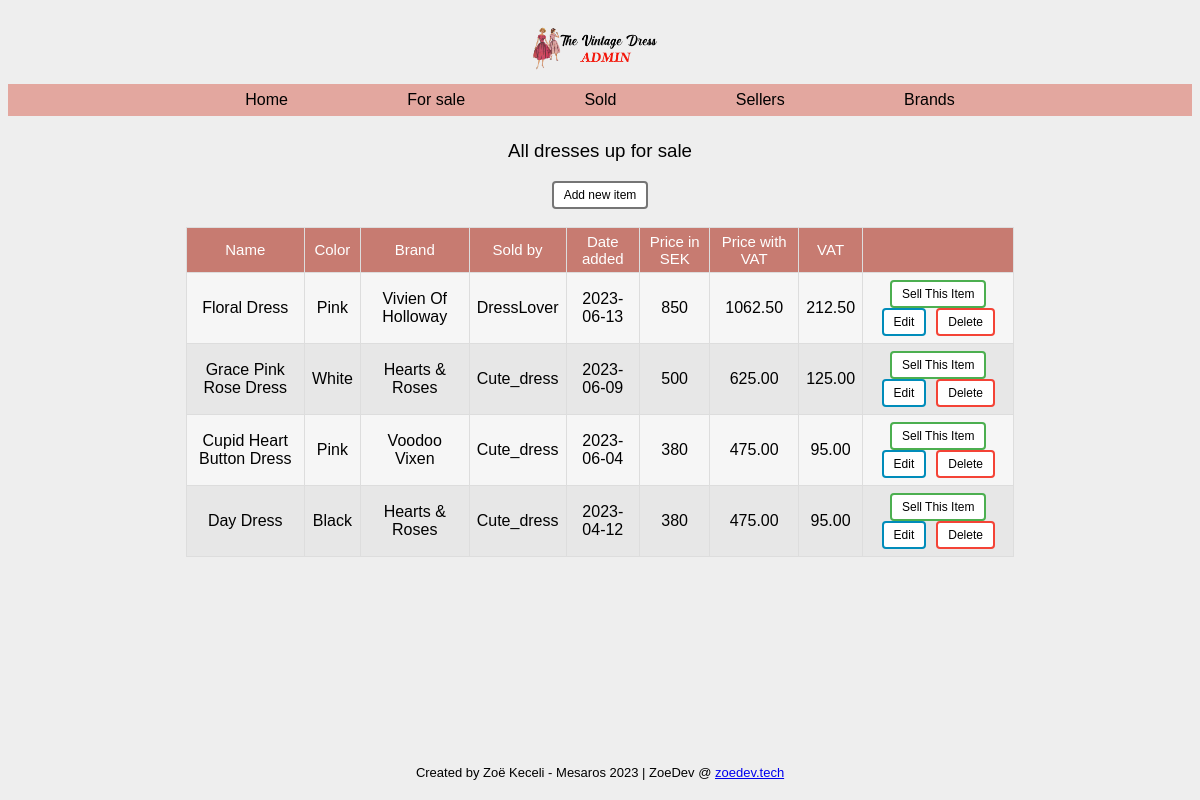
The app's page /items.php, older data.
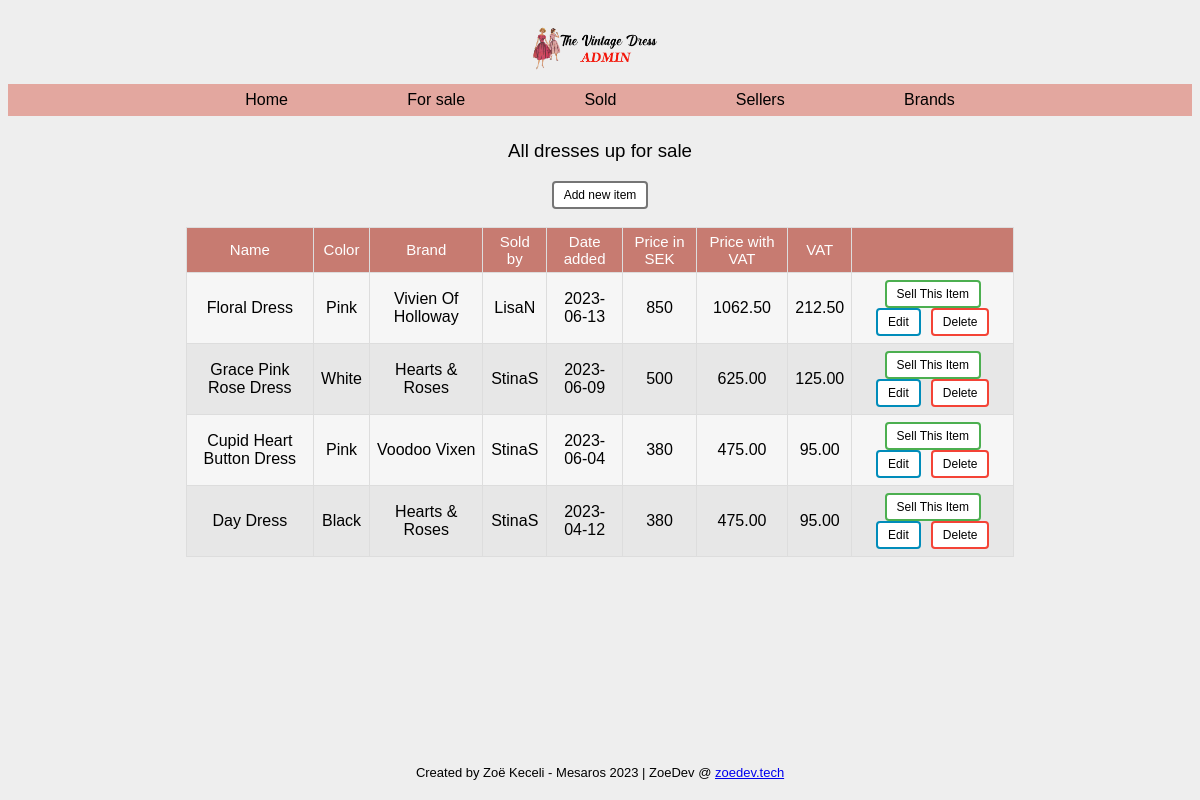
The same page, newer data.
### tables this page shows
CREATE TABLE `items` (
  `id` int(11) NOT NULL,
  `title` varchar(50) NOT NULL,
  `color` varchar(11) NOT NULL,
  `brandID` int(11) NOT NULL,
  `sellerID` int(11) NOT NULL,
  `price` int(11) NOT NULL,
  `date_added` date DEFAULT NULL,
  `date_sold` date DEFAULT NULL
);

CREATE TABLE `brands` (
  `id` int(11) NOT NULL,
  `name` varchar(32) NOT NULL
);

CREATE TABLE `sellers` (
  `id` int(11) NOT NULL,
  `username` varchar(32) NOT NULL,
  `first_name` varchar(32) NOT NULL,
  `last_name` varchar(32) NOT NULL,
  `email` varchar(32) NOT NULL,
  `phone` varchar(15) NOT NULL
);

### items.php (called while the page is built)
<?php
require 'classes/view/item-view.php';
require 'classes/model/item-model.php';
$pdo = require 'partials/connect.php';
$itemModel = new ItemModel($pdo);
$itemView = new ItemView();
include 'partials/header.php';
include 'partials/nav.php';
$itemView->renderAllItemsWithSellersAndBrandsAsList($itemModel->getAllItemsWithSellersAndBrandsAndTax());
include 'partials/footer.php';

### classes/model/db.php (called while the page is built, shortened)
<?php
class DB
{
    public function __construct(PDO $pdo)
    {
        $this->pdo = $pdo;
    }
}

### classes/model/item-model.php (called while the page is built, shortened)
<?php
require_once 'db.php';
class ItemModel extends DB
{
    protected $table = "items";
    public function getAllItemsWithSellersAndBrandsAndTax()
    {
        $sql = "SELECT items.id, items.title, items.color, items.date_added, items.price, sellers.username, brands.name, SUM(items.price *  1.25) AS TotalWithTax, SUM((items.price * 1.25) - (items.price)) AS TotTax from {$this->table} JOIN sellers ON sellers.id = items.sellerID JOIN brands ON brands.id = items.brandID WHERE date_sold IS NULL GROUP BY items.id";
        $statement = $this->pdo->prepare($sql);
        $statement->execute();
        return $statement->fetchAll(PDO::FETCH_ASSOC);
    }
}

### classes/view/item-view.php (the view, shortened to what this page needs)
<?php
class ItemView
{
    public function renderAllItemsWithSellersAndBrandsAsList(array $items): void
    {
        echo "<h3 class='pageTitle'>All dresses up for sale</h3>";
        echo "<button class='addButton'><a href='item-new.php'>Add new item</a></button>";
        echo "<br><br>";
        echo "<table class='center'>";
        echo "<th>Name</th>";
        echo "<th>Color</th>";
        echo "<th>Brand</th>";
        echo "<th>Sold by</th>";
        echo "<th>Date added</th>";
        echo "<th>Price in SEK</th>";
        echo "<th>Price with VAT</th>";
        echo "<th>VAT</th>";
        echo "<th></th>";
        foreach ($items as $item) {
            echo "<tr>";
            echo "<td class='centerData'>{$item['title']}</td>";
            echo "<td>{$item['color']}</td>";
            echo "<td>{$item['name']}</td>";
            echo "<td>{$item['username']}</td>";
            echo "<td>{$item['date_added']}</td>";
            echo "<td>{$item['price']}</td>";
            echo "<td>{$item['TotalWithTax']}</td>";
            echo "<td>{$item['TotTax']}</td>";
            echo "<td class='centerData'><button class='btnGreen'><a href='item-sell.php?id={$item['id']}'>Sell This Item</a></button>";
            echo "<button class='btnEdit'><a href='item-edit.php?id={$item['id']}'>Edit</a></button>";
            echo "<button class='btnDel'><a href='item-delete.php?id={$item['id']}'>Delete</a></button></td>";
            echo "</tr>";
        }
        echo "</table>";
    }
}
?>

### partials/header.php (shortened to what this page needs)
<!DOCTYPE html>
<html lang="en">
<head>
    <link rel="stylesheet" href="style/style.css">
</head>
<div id="page-container">
    <div id="content-wrap">
        <body>

### partials/nav.php
<a class="link" href="index.php">
    <img src="img/vintagedresslogo.png" alt="The Vintage Dress">
</a>
<nav>
    <a href="index.php">Home</a>
    <a href="items.php">For sale</a>
    <a href="item-sold.php">Sold</a>
    <a href="sellers.php">Sellers</a>
    <a href="brands.php">Brands</a>
</nav>

### partials/footer.php
</div>
<footer id="footer">
    <p>Created by Zoë Keceli - Mesaros 2023 | ZoeDev @ <a href="https://www.zoedev.tech/">zoedev.tech</a></p>
</footer>
</div>
</body>
</html>

### style/style.css (style rules this page uses)
body { text-align: center; background: #eee url("https://i.imgur.com/eeQeRmk.png"); background-size: 1.2%; background-repeat: repeat; }
.link { text-align: center; margin: 0 auto; display: flex; justify-content: center; }
.pageTitle { font-family: "Gill Sans", "Gill Sans MT", Calibri, "Trebuchet MS", sans-serif; font-weight: lighter; }
img { width: 15%; }
nav { padding-left: 15%; padding-right: 15%; padding-top: 7px; padding-bottom: 7px; margin-bottom: 2%; display: flex; justify-content: center; justify-content: space-around; align-items: center; background-color: #e3a79f; }
nav a { text-decoration: none; font-family: "Gill Sans", "Gill Sans MT", Calibri, "Trebuchet MS", sans-serif; color: rgb(0, 0, 0); }
.brandsTable tr, td { text-align: center; }
.center { margin-left: auto; margin-right: auto; background-color: rgb(231, 231, 231); font-family: Arial, Helvetica, sans-serif; border-collapse: collapse; width: 70%; }
.center td, .center th { border: 1px solid #ddd; padding: 7px; }
.center tr:nth-child(even) { background-color: #f8f8f8e9; }
.center tr, td { text-align: center; }
.center th { padding-top: 5px; padding-bottom: 5px; text-align: center; font-size: 15px; font-weight: normal; font-family: Arial, Helvetica, sans-serif; background-color: #c77b71ff; color: rgb(255, 255, 255); }
.btnDel { margin-left: 5px; margin-right: 5px; background-color: #f44336; border: none; border-radius: 4px; color: white; padding: 5px 10px; text-align: center; text-decoration: none; display: inline-block; font-size: 12px; transition-duration: 0.4s; cursor: pointer; }
.btnDel { background-color: white; color: black; border: 2px solid #f44336; }
.btnDel a { all: unset; }
.btnEdit { margin-left: 5px; margin-right: 5px; background-color: #008cba; border: none; border-radius: 4px; color: white; padding: 5px 10px; text-align: center; text-decoration: none; display: inline-block; font-size: 12px; transition-duration: 0.4s; cursor: pointer; }
.btnEdit { background-color: white; color: black; border: 2px solid #008cba; }
.btnEdit a { all: unset; }
.btnGreen { margin-left: 5px; margin-right: 5px; background-color: #4caf50; border: none; border-radius: 4px; color: white; padding: 5px 10px; text-align: center; text-decoration: none; display: inline-block; font-size: 12px; transition-duration: 0.4s; cursor: pointer; }
.btnGreen { background-color: white; color: black; border: 2px solid #4caf50; }
.btnGreen a { all: unset; }
.addButton a { all: unset; }
.addButton { margin-left: 5px; margin-right: 5px; background-color: #ffffff; border: none; border-radius: 4px; color: white; padding: 5px 10px; text-align: center; text-decoration: none; display: inline-block; font-size: 12px; transition-duration: 0.4s; cursor: pointer; }
.addButton { background-color: white; color: black; border: 2px solid #757575; }
#page-container { position: relative; min-height: 98vh; }
#content-wrap { padding-bottom: 2.5rem; }
#footer { font-family: "Gill Sans", "Gill Sans MT", Calibri, "Trebuchet MS", sans-serif; font-size: 13px; position: absolute; bottom: 0; width: 100%; color: rgb(0, 0, 0); height: 2.5rem; }

Row changes from the older to the newer data that the page shows:
changed through a linked row, items "Floral Dress": sellerID.username "DressLover" → "LisaN"
changed through a linked row, items "Grace Pink Rose Dress": sellerID.username "Cute_dress" → "StinaS"
changed through a linked row, items "Cupid Heart Button Dress": sellerID.username "Cute_dress" → "StinaS"
changed through a linked row, items "Day Dress": sellerID.username "Cute_dress" → "StinaS"
